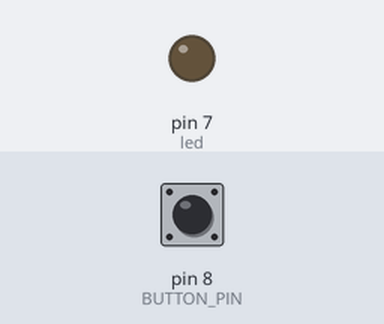
This sketch was run on a simulated Arduino Uno, built with avr-gcc and run on an emulated ATmega328P. On the bench: output pins drawn as LEDs (lit = HIGH). The inputs (shaded band) are chosen by the test bench; at power-on: pin 8 (BUTTON_PIN) LOW. What the sketch prints to the serial monitor is not drawn.

Above: at 1.2 s.
1.3 s: pin 8 (BUTTON_PIN) pulled HIGH for 0.15 s
At 1.38 s:
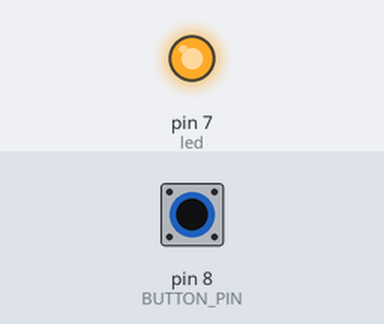
2.9 s: pin 8 (BUTTON_PIN) pulled HIGH for 3.2 s
At 6.5 s:
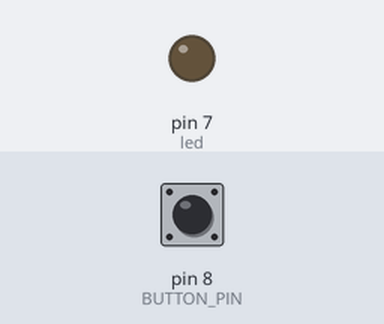
Timing chart, 0 to 8.0 s (numbered marks = the images above; inputs shaded):
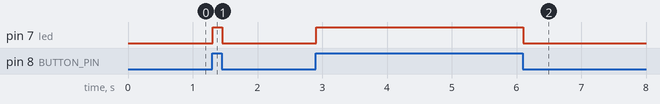

The sketch:

test_limitSwitch.ino
```cpp
int led = 7;
int BUTTON_PIN = 8;
int buttonState =0;

void setup() {
  // put your setup code here, to run once:
  pinMode(led,OUTPUT);
  pinMode(BUTTON_PIN,INPUT);
  Serial.begin(9600);
}

void loop() {
  // put your main code here, to run repeatedly:
  buttonState = digitalRead(BUTTON_PIN);
  Serial.println(buttonState);

  if(buttonState == HIGH){
    digitalWrite(led, HIGH);
  }else{
    digitalWrite(led, LOW);
  }
}
```

Solenoid.cpp
```cpp
#include "Solenoid.h"

Solenoid::Solenoid(byte s_pin){
  sold_pin = s_pin;
  solenoidState = false;
  pinMode(sold_pin, OUTPUT);
}

void Solenoid::trigger(){
   for( int i =0; i <2; i++){
     if(getState() == true){
         on();
         setState(false);
     }
     else{
         off();
         setState(true);
     }
      delay(100);
   }
}

void Solenoid::on(){
  digitalWrite(sold_pin, HIGH);
}

void Solenoid::off(){
  digitalWrite(sold_pin, LOW);
}

boolean Solenoid::getState(){
  return solenoidState;
}

void Solenoid::setState(boolean decision){
  solenoidState = decision;
}
```

Solenoid.h
```cpp
#ifndef Solenoid_h
#define Solenoid_h

#if (ARDUINO >= 100)
  #include "Arduino.h"
#else
  #include "WProgram.h"
#endif

class Solenoid {
  public:

    // Constructor
    Solenoid(byte sold_pin);

    // Datatypes

    // Methods
    void trigger();
    void on();
    void off();
    void setState(boolean decision);
    boolean getState();

  private:
    // Constructor

    // Datatypes
    byte sold_pin;
    boolean solenoidState;
    // Methods

};

#endif
```

Stepper.ino
```cpp
/*
#define but_pin 8
#define SOLENOID_PIN 22
#define step_pin 33 //35 37 39 41
#define en_pin 23 // 25 27 29 31
#define rot_pin 43 // 45 47 49 51


int index;
int counter = 0;
int MAX_LENGTH = 0;
boolean changeState = LOW;
boolean counterStart = LOW;
boolean state_solenoid = HIGH;


  //int cell[]={CELL_ONE, CELL_TWO, CELL_THREE, CELL_FOUR, CELL_FIVE, CELL_ZERO};
boolean receivedInput = false;
boolean movingStepper = false;

// Serial variable
char val[10];
int input; // 0 = no input, 1 = go to first cell,
           // 2 = go to second cell,..., 5 = go to fifth cell
           // 12 = go to first cell then second cell,
           // 123 = go to first to the third cell, and so on

struct boolCell{
  boolean bCell1;
  boolean bCell2;
  boolean bCell3;
  boolean bCell4;
  boolean bCell5;
};

struct boolCell bCellInstance;
// Setup
void setup()
{
  Serial.begin(9600);
  pinMode(but_pin, INPUT);

  pinMode(SOLENOID_PIN, OUTPUT);
  state_solenoid = HIGH;

  cellHasReached = LOW;
  counterStart = LOW;
  counter = 0;
  state = Start_State;
  input = 0;
  index = 0;
  getMaxLength();
  bCellInstance.bCell1 = false;
  bCellInstance.bCell2 = false;
  bCellInstance.bCell3 = false;
  bCellInstance.bCell4 = false;
  bCellInstance.bCell5 = false;
}


int ferrofluidDisplay(int state){

  switch(state){
    case Start_State:
   // Serial.println("@ Start State");
      if(!origin_State){
        sm1.goToOrigin();
      }
      else{
        state = Wait_State;
        input = 0; // make sure no user put any input before goign to wait state
      }
    break;

    case Wait_State:
      getSerial();
      if( input != 0){
       // Serial.println("@ Wait State");
        receivedInput = true;
        sendInput(input);
      }

        if(receivedInput == false){
         // Serial.println("@ 1 State");
          state = Wait_State;
        }
        else if(receivedInput && !movingStepper && origin_State){
         // Serial.println("@ 2 State");
        //Serial.println("@ Wait State");
          state = Move_State;
          sm1.setOriginState(false);
          movingStepper = true; // checks any of the motors states are moving
          counterStart = HIGH;
        }
    break;

    case Move_State:
  //  Serial.println(counter);
        if( receivedInput && movingStepper && !origin_State){
          state = Move_State;
         // counterStart = HIGH;
          sm1.goToCell(bCellInstance.bCell1, bCellInstance.bCell2, bCellInstance.bCell3, bCellInstance.bCell4, bCellInstance.bCell5);
          // if stepper finishes going to all cells then set receiveInputState = false
        }
        else if( !receivedInput && !movingStepper && !origin_State){
          state = Start_State;
      //    Serial.println("Stop");
          sm1.setOriginState(false);
         // input = 0;
        }
    break;

    default:
      state = Start_State;
  }
  //Serial.println(state);

  return state;
}


int currentCell = 0;
boolean goHome = false;


  //int createLine(int currentCell){
  //  if( currentCell == 4 && cellHasReached == HIGH){
  //    currentCell = 5;
  //    cellHasReached = LOW;
  //    //turnOffSM();
  //    goHome = true;
  //  }
  //  else if( currentCell == 3 && cellHasReached == HIGH) {
  //    currentCell = 4;
  //    cellHasReached = LOW;
  //    pauseSM(5);
  //    counterStart = HIGH;
  //  }
  //    else if( currentCell == 2 && cellHasReached == HIGH) {
  //    currentCell = 3;
  //    cellHasReached = LOW;
  //    pauseSM(5);
  //    counterStart = HIGH;
  //  }
  //    else if( currentCell == 1 && cellHasReached == HIGH) {
  //    currentCell = 2;
  //    cellHasReached = LOW;
  //    pauseSM(5);
  //    counterStart = HIGH;
  //  }
  //    else if( currentCell == 0 && cellHasReached == HIGH) {
  //    currentCell = 1;
  //    cellHasReached = LOW;
  //    pauseSM(5);
  //    counterStart = HIGH;
  //  }
  //  return currentCell;
  //}


void getMaxLength(){
  MAX_LENGTH = CELL_FOUR;
}
void loop()
{

  //struct bCell bCellinstance;
  //  boolean one = bCellInstance.bCell1;
  //  boolean two = bCellInstance.bCell2;
  //  boolean three = bCellInstance.bCell3;
  //  boolean four = bCellInstance.bCell4;
  //  boolean five = bCellInstance.bCell5;


 state = ferrofluidDisplay(state);
  //getSerial();

  //if( input != NULL){
  //    //    Serial.println("@ Wait State");
  //       // receivedInput = true;
  //   //     Serial.print("\t");
  //        Serial.print(val);
  //        sendInput(val);
  //}


 //stepper(one, two, three, four, five);


}

*/
```

StepperMotor.cpp
```cpp
#include "StepperMotor.h"
#include "Solenoid.h"

StepperMotor::StepperMotor(byte s_pin, byte r_pin, byte e_pin, byte sld_pin, byte b_pin, boolean d = CCW){
  step_pin = s_pin;
  rot_pin = r_pin;
  en_pin = e_pin;
  but_pin = b_pin;
  sold_pin = sld_pin;
  counter = 0;
  originState = false;
  moveState = false;
  buttonState = false;
  counterState = false;
  setDirection(d);

  pinMode(step_pin, OUTPUT);
  pinMode(rot_pin, OUTPUT);
  pinMode(en_pin, OUTPUT);
  pinMode(but_pin, OUTPUT);

}

void StepperMotor::resetCounter(){
  counter = 0;
}

void StepperMotor::setCells(boolean cellOne, boolean cellTwo, boolean cellThree, boolean cellFour, boolean cellFive){
  bCellOne = cellOne;
  bCellTwo = cellTwo;
  bCellThree = cellThree;
  bCellFour = cellFour;
  bCellFive = cellFive;
  counterState = true;
}

void StepperMotor::goToCells(){
  // If any of the parameters are true it will go to that cell.
  // Starting from first cell to the last.
  //struct boolCell bCellInstance;


  if(counterState == true){
    // avoid overflow
    if(counter < MAX_COUNTER){
      counter++;
    }
    setDirection(CW);
    turnOnSM();
    runSM();
    setOriginState(false);
  }

  if(bCellOne == false && bCellTwo == false &&  bCellThree == false && bCellFour == false && bCellFive == false){
    counterState = false;
    resetCounter();
    turnOffSM();

  }
  else if(bCellOne == false && bCellTwo == false &&  bCellThree == false && bCellFour == false && bCellFive == true){
    if(counter >= CELL_FIVE){
      bCellFive = false;
      // trigger solenoid
      //solenoid.trigger();
      pauseSM(5);
    }
  }
  else if (bCellOne == false && bCellTwo == false &&  bCellThree == false && bCellFour == true  ){ //&& bCellFive == false
    if(counter >= CELL_FOUR){
      bCellFour = false;
      pauseSM(5);
      // trigger solenoid
    }
  }
  else if (bCellOne == false && bCellTwo == false &&  bCellThree == true ){//&& bCellFour == false && bCellFive == false
    if(counter >= CELL_THREE){
      bCellThree = false;
      // trigger solenoid
      pauseSM(5);
    }
  }
  else if(bCellOne == false && bCellTwo == true ){ //&&  bCellThree == false && bCellFour == false && bCellFive == false
    if(counter >= CELL_TWO){
      bCellTwo = false;
      // trigger solenoid
      pauseSM(5);
    }
  }
  else if(bCellOne == true){ //
    if(counter >= CELL_ONE){
      bCellOne = false;
      //triggerSolenoid();

      pauseSM(5);
    }
  }

}


void StepperMotor::gotoOrigin(){
  buttonState = digitalRead(but_pin);

   if(buttonState == LOW){
      setDirection(CCW);
      turnOnSM();
      runSM();
      setOriginState(false);
      if(counter < MAX_COUNTER){
        counter++;
      }
   }
   else{
    turnOffSM();
    setDirection(CW);
    setOriginState(true);
    Serial.println(counter);
    resetCounter();
   }
}

boolean StepperMotor::isAtOrigin(){
  return originState;
}

boolean StepperMotor::isMoving(){
  return moveState;
}

void StepperMotor::setOriginState(boolean state){
  originState = state;
}


void StepperMotor::pauseSM(int sec){
    sec = sec*100;
    turnOffSM();
    delay(sec);
    turnOnSM();
}

void StepperMotor::setDirection(boolean dir){
  if(dir == CW){
    digitalWrite(rot_pin, LOW);
  }
  else if(dir == CCW){
    digitalWrite(rot_pin, HIGH);
  }
}

void StepperMotor::runSM(){
  turnOnSM();
  unsigned long currentMillis = millis();
  if( currentMillis - previousMillis > 2){
    step();
    previousMillis = currentMillis;
  }

}
/*
 * fix the delay stepper and delay part to millis
 *
 */
void StepperMotor::step(){
  static int lastStep = 0;
  switch(lastStep){
    case 0:
      digitalWrite(step_pin,HIGH);
      break;

    case 1:
      digitalWrite(step_pin,LOW);
      break;
  }
  lastStep++;
  if(lastStep > 2){
    lastStep = 0;
  }
}

void delaySM(unsigned long t){
  if(millis > t +3){

  }
}
void StepperMotor::t1Start(){
  t1 = millis();
}

void StepperMotor::t2Start(){
  t2 = millis();
}

void StepperMotor::turnOnSM(){
  digitalWrite(en_pin,LOW);
  moveState = true;
}

void StepperMotor::turnOffSM(){
  digitalWrite(en_pin,HIGH);
  moveState = false;
}
```

StepperMotor.h
```cpp
#ifndef StepperMotor_h
#define StepperMotor_h

#if (ARDUINO >= 100)
  #include "Arduino.h"
#else
  #include "WProgram.h"
#endif

#define CW 0
#define CCW 1

#include "Solenoid.h"

class StepperMotor {
  public:
    // Constructor
    StepperMotor(byte step_pin, byte rot_pin, byte en_pin, byte sld_pin, byte but_pin, boolean dir = CCW);

    // Datatypes


    // Methods
    void pauseSM(int s);
    void turnOnSM();
    void turnOffSM();
    void runSM();
    void goToCells();
    void setDirection(boolean dir);
    void gotoOrigin();
    void setOriginState(boolean state);
    void setCells(boolean cellOne, boolean cellTwo, boolean cellThree, boolean cellFour, boolean cellFive);
    boolean isAtOrigin();
    boolean isMoving();
    //Solenoid solenoid;

  private:
    // Data types
    const int WIDTH_NUM = 651;
    // Ideal range is about 1200-1300
    const int CELL_FIVE = WIDTH_NUM;
    const int CELL_FOUR = (CELL_FIVE/5)*4;
    const int CELL_THREE = (CELL_FIVE/5)*3;
    const int CELL_TWO = (CELL_FIVE/5)*2;
    const int CELL_ONE = (CELL_FIVE/5);
    const int CELL_ZERO = 0;
    const int MAX_COUNTER = 5000;
    byte step_pin;
    byte rot_pin;
    byte en_pin;
    byte but_pin;
    byte sold_pin;
    boolean dir;
    boolean buttonState;
    boolean originState;
    boolean moveState;
    boolean counterState;
    boolean bCellOne;
    boolean bCellTwo;
    boolean bCellThree;
    boolean bCellFour;
    boolean bCellFive;
    int seconds;
    int counter;
    unsigned long t1;
    unsigned long previousMillis;
    unsigned long t2;

    // Methods
    void startTimer();
    void resetCounter();
    void t1Start();
    void t2Start();
    void step();

};

#endif
```

TouchScreenDisplay.ino
```cpp
/*

#include <Nextion.h>

NexButton b0 = NexButton(0, 1, "b0");

NexTouch *nex_listen_list[] =
{
  &b0,
  NULL
};

void buttonPress( void *ptr ){
  dbSerialPrintln("b0 Pressed");
}

void setup(void){
  nexInit();
  // If changed to any other baud make sure to change it according in the Serial monitor.
  // ocated bottom right corner.
  Serial.begin(9600);

  b0.attachPush(buttonPress);

  dbSerialPrintln("Setup Done");
}

void loop(void){
  nexLoop(nex_listen_list);
}
*/
```

Measured:
- after the input at 1.3 s, pin 7 (led): LOW → HIGH at once, → LOW 0.15 s later
- after the input at 2.9 s, pin 7 (led): LOW → HIGH at once, → LOW 3.2 s later
